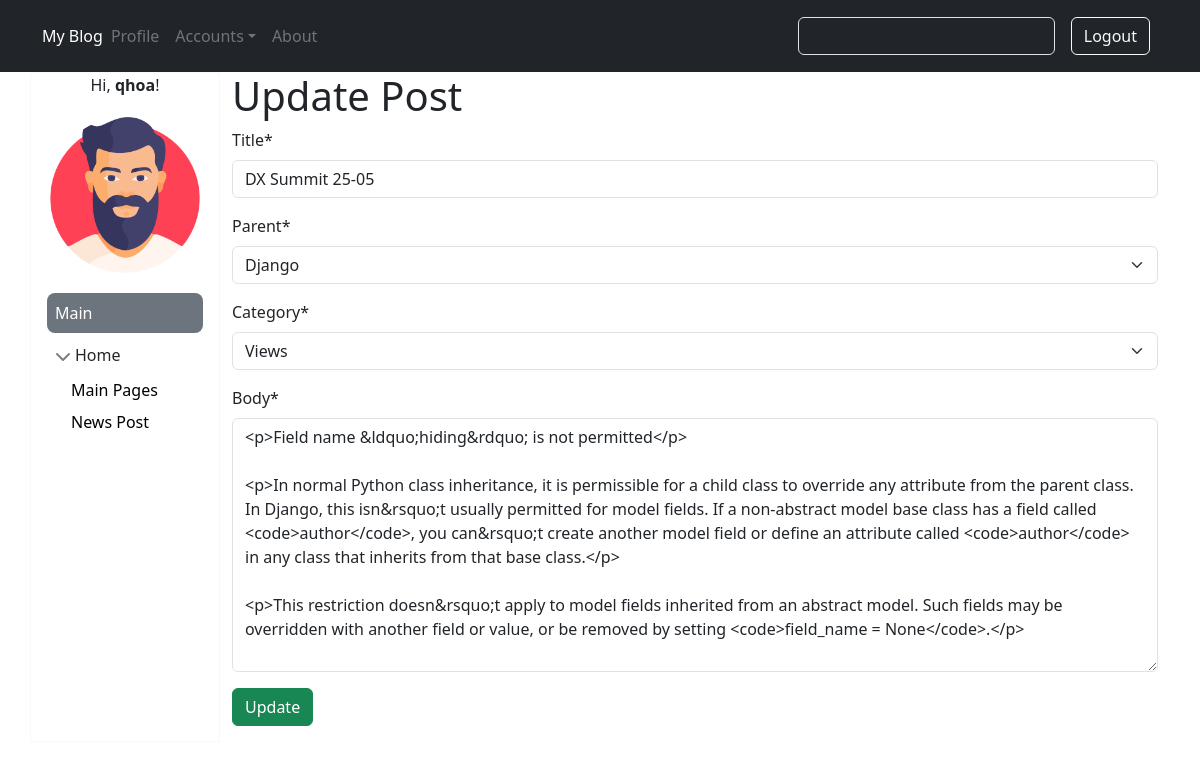
Page /post/1/update/ (signed in) on the committed database.
### blog/models.py (models this page shows, shortened)
class User(AbstractUser):
    age = models.IntegerField(null=True, blank=True)
    telephone = models.CharField(max_length=15, blank=True, null=True)
    birthday = models.DateField(null=True)
    avatar = models.ImageField(default='default.jpg', upload_to='profile/')

class Post(models.Model):
    title = models.CharField(max_length=255)
    author = models.ForeignKey(settings.AUTH_USER_MODEL, on_delete=models.CASCADE,)
    category = models.ForeignKey(SubCategory, on_delete=models.CASCADE, null=True)
    parent = models.ForeignKey(Category, on_delete=models.CASCADE, null=True)
    body = RichTextUploadingField()

class SubCategory(models.Model):
    parent = models.ForeignKey(Category, on_delete=models.CASCADE, null=True)
    category = models.CharField(max_length=100, null=True)
    def __str__(self):
        return self.category

### blog/views.py (the view)
# urls.py: path('post/<int:id>/update/',  views.post_update, name='post_update'),
def post_update(request, id):
    post = get_object_or_404(Post, id=id)
    if (request.user == post.author or request.user.is_superuser):
        if request.method == 'POST':
            form = PostForm(request.POST, instance=post)
            if form.is_valid():
                form.save()
                return redirect('post_detail', id=id)
        else:
            context = {'form': PostForm(instance=post), 'id': id}
            return render(request, 'post_update.html', context)
    else:
        return redirect('post_detail', id=id)

### blog/forms.py
class PostForm(ModelForm):
    class Meta:
        model = Post
        fields = ['title','parent','category','body']

### blog/models.py (called while the page is built)
    def __str__(self):
        return self.name

### blog/templates/post_update.html (shortened to what this page needs)
{% extends 'master.html' %}
{% load crispy_forms_tags %}
{% block content %}
<div class="">
    <h1>Update Post</h1>
      <form action="" method="post">
        {{ form|crispy }}
        <p>
          <input class="btn btn-success" type="submit" value="Update">
        </p>
      </form>
</div>
{% endblock %}

### blog/templates/master.html (shortened to what this page needs)
{% load static %}
<!DOCTYPE html>
<html lang="en">
<head>
    <link rel="stylesheet" href="{% static 'css/sidebars.css' %}">
    {% load bootstrap5 %}
    {% bootstrap_css %}
</head>
<body>
    <header class="p-3 bg-dark">
    <div class="container">
        <div class="d-flex flex-wrap align-items-center justify-content-center justify-content-lg-start">
          <a href="/" class="d-flex align-items-center mb-2 mb-lg-0 text-white text-decoration-none">My Blog</a>
          <ul class="nav col-12 col-lg-auto me-lg-auto mb-2 justify-content-center mb-md-0">
            {% if user.is_authenticated %}
            <li><a href="{% url 'profile' %}" class="nav-link px-2 text-secondary">Profile</a></li>
            <li><a href="#" class="nav-link px-2 text-secondary dropdown-toggle" id="dropdownMenuButton1" data-bs-toggle="dropdown" aria-expanded="false">Accounts</a>
            </li>
            {% endif %}
            <li><a href="{% url 'about' %}" class="nav-link px-2 text-secondary">About</a></li>
          </ul>
          <form class="col-12 col-lg-auto mb-3 mb-lg-0 me-lg-3" role="search" action="{% url 'search' %}" method="get" >
            <input type="text" name="q" class="form-control form-control-dark text-bg-dark" placeholder="Search..." aria-label="Search">
          </form>
          <div class="text-end">
            {% if user.is_anonymous %}
            <a href="{% url 'login' %}" role="button" class="btn btn-outline-light me-2">Login</a>
            <a href="{% url 'sign_up' %}" role="button" class="btn btn-warning">Sign-up</a>
            {% else %}
            <a href="{% url 'logout' %}" role="button" class="btn btn-outline-light me-2">Logout</a>
            {% endif %}
          </div>
        </div>
      </div>
    </header>
<div class="container">
  <div class="row">
    <div class="col-md-2 border border-light bg-white">
      {% if user.is_authenticated %}
      <div>
        <p align="center">Hi, <strong>{{user.username}}</strong>!</p>
        <p align="center"><img src="{{MEDIA_URL}}{{user.avatar}}" class="img-thumbnail rounded-circle border-0" alt=""></p>
      </div>
      {% endif %}
      <div class="m-1 p-2 bg-secondary rounded-3 text-white">Main</div>
      <ul class="list-unstyled ps-0">
              <li class="mb-1">
                <button class="btn btn-toggle d-inline-flex align-items-center rounded border-0 collapsed" data-bs-toggle="collapse" data-bs-target="#home-collapse" aria-expanded="true">
                  Home
                </button>
                <div class="collapse show" id="home-collapse">
                  <ul class="btn-toggle-nav list-unstyled fw-normal pb-1">
                    <li><a href="{% url 'home' %}" class="link-body-emphasis d-inline-flex text-decoration-none rounded">Main Pages</a></li>
                    <li><a href="{% url 'post_new' %}" class="link-body-emphasis d-inline-flex text-decoration-none rounded">News Post</a></li>
                  </ul>
                </div>
              </li>
      </ul>
    </div>
    <div class="col-md-10">
        {% block content %}
        {% endblock %}
    </div>
  </div>
</div>
</body>
</html>

### blog/static/css/sidebars.css (style rules this page uses)
body { min-height: 100vh; min-height: -webkit-fill-available; }
html { height: -webkit-fill-available; }
.dropdown-toggle { outline: 0; }
.btn-toggle { padding: .25rem .5rem; font-weight: 600; color: var(--bs-emphasis-color); background-color: transparent; }
.btn-toggle::before { width: 1.25em; line-height: 0; transition: transform .35s ease; transform-origin: .5em 50%; }
.btn-toggle[aria-expanded="true"] { color: rgba(var(--bs-emphasis-color-rgb), .85); }
.btn-toggle[aria-expanded="true"]::before { transform: rotate(90deg); }
.btn-toggle-nav a { padding: .1875rem .5rem; margin-top: .125rem; margin-left: 1.25rem; }

### rows in the picture
User: username "qhoa", avatar (picture)
Post: title "DX Summit 25-05", parent "Django", body "<p>Field name &ldquo;hiding&rdquo; is not permitted</p> <p>In normal Python class inheritance, it is permissible for a child class to override any attribute from the parent class. In Django, this isn&rsquo;t usually permitted for model fields. If a non-abstract model base class has a field called <code>author</code>, you can&rsquo;t create another model field or define an attribute called <code>author</code> in any class that inherits from that base class.</p> <p>This restriction doesn&rsquo;t apply to model fields inherited from an abstract model. Such fields may be overridden with another field or value, or be removed by setting <code>field_name = None</code>.</p>"
SubCategory: category "Views"
